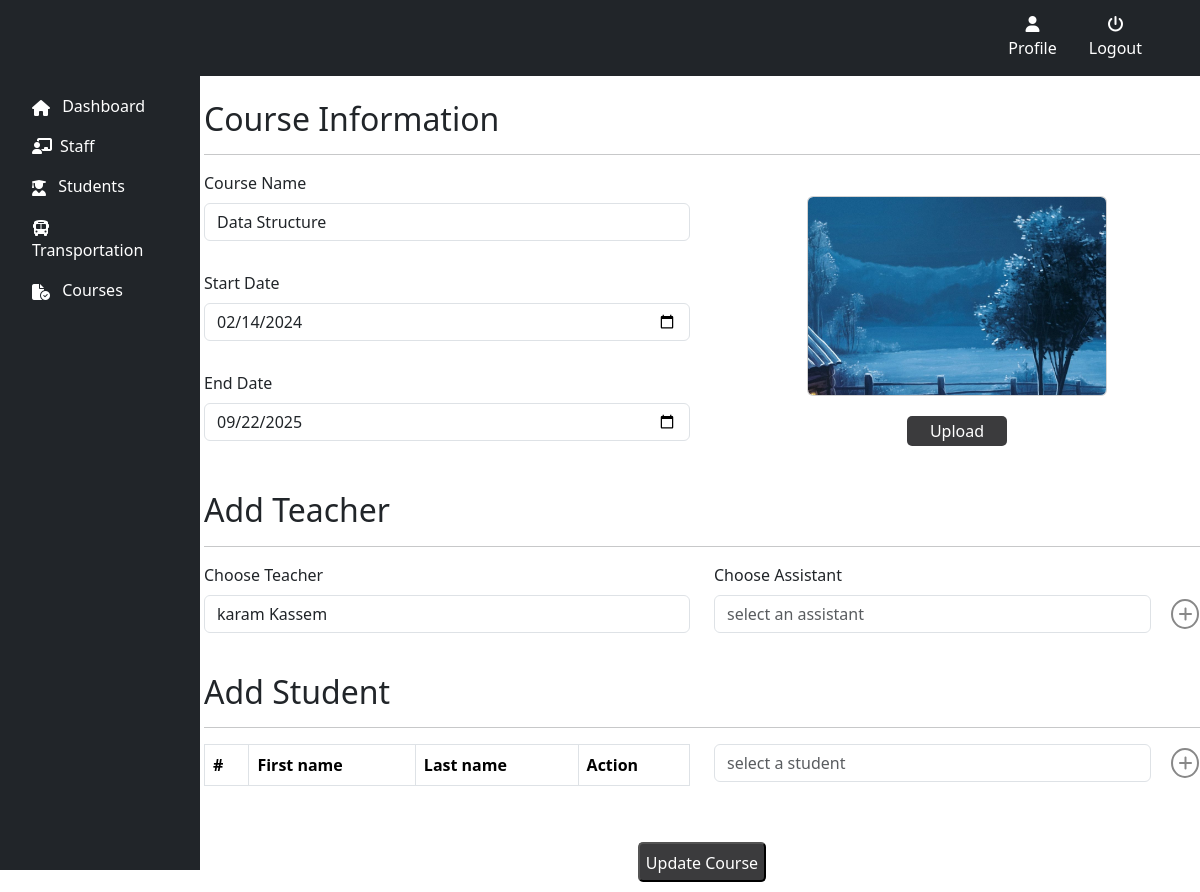
Page /php/admin/edit_course.php?edit_course=3 (signed in) on the committed database.
### tables this page shows
CREATE TABLE `course` (
  `course_id` int(42) NOT NULL,
  `course_name` varchar(30) NOT NULL,
  `teacher_id` int(30) DEFAULT NULL,
  `image_path` varchar(255) NOT NULL,
  `start_date` varchar(50) NOT NULL,
  `end_date` varchar(50) NOT NULL
);

CREATE TABLE `teacher` (
  `teacher_id` int(30) NOT NULL,
  `first_name` varchar(30) NOT NULL,
  `last_name` varchar(30) NOT NULL,
  `email` varchar(50) NOT NULL,
  `job_description` text NOT NULL
);

### php/admin/edit_course.php (the view, shortened to what this page needs)
    <?php
include_once '../include/admin_checkout.php';
if(isset($_GET['edit_course'])){
    $course_id = $_GET['edit_course'];
    $sql = "SELECT course.*, teacher.*
            FROM course , teacher
            WHERE course.teacher_id=teacher.teacher_id
            AND course.course_id = ? ";
    if ($stmt = mysqli_prepare($connection, $sql)) {
        mysqli_stmt_bind_param($stmt, "i", $course_id);
        if(mysqli_stmt_execute($stmt)){
            $result = mysqli_stmt_get_result($stmt);
            if (mysqli_num_rows($result) > 0)
                $data = mysqli_fetch_array($result);
        }
    }
}
?>
<!DOCTYPE html>
<html lang="en">
<head>
    <link rel="stylesheet" href="../../external/bootstrap/bootstrap.min.css">
    <link rel="stylesheet" href="../../external/fontawesome/css/all.min.css">
    <link rel="stylesheet" href="../../external/fontawesome/css/fontawesome.min.css">
    <link rel="stylesheet" href="../../css/add_course.css">
</head>
<?php
include '../include/navbar.php';
?>
<body>
    <div class="row">
        <div class="col-md-2">
            <?php include '../include/sidebar.php'; ?>
        </div>
        <div class="col-md-10" style="margin: 30px 0 10px 0;">
            <form action="" method="POST" enctype="multipart/form-data">
                <h2>Course Information</h2>
                <hr>
                <div class="row" style="margin-bottom: 20px;">
                    <div class="col-md-6 col-sm-12">
                        <div class="space">
                            <label for="course_name" class="form-label">Course Name</label>
                            <input type="text" class="form-control" id="course_name" name="course_name" value="<?php echo $data['course_name'] ?>" required>
                        </div>
                        <div class="space">
                            <label for="start_date" class="form-label">Start Date</label>
                            <input type="date" class="form-control" id="start_date" name="start_date" value="<?php echo $data['start_date'] ?>" required>
                        </div>
                        <div class="space">
                            <label for="end_date" class="form-label">End Date</label>
                            <input type="date" class="form-control" id="end_date" name="end_date" value="<?php echo $data['end_date'] ?>" required>
                        </div>
                    </div>
                    <div class="col-md-6 col-sm-12 image_div" >
                        <div class="card" style="height: 200px; width:300px;">
                            <img src='<?php echo $data['image_path']; ?>' id="course_image">
                        </div>
                        <label for="image_file">Upload</label>
                    </div>
                </div>
                <h2>Add Teacher</h2>
                <hr>
                <div class="row teacher" style="margin-bottom: 30px;">
                    <div class="col-md-6 col-sm-12">
                        <label class="form-label" for="select_teacher">Choose Teacher</label>
                        <div class="teacher">
                            <input type="text" class="form-control" id="select_teacher" name="select_teacher" value='<?php echo $data['first_name'].' '.$data['last_name'] ; ?>' placeholder="select a teacher">
                        </div>
                    </div>
                    <div class="col-md-6 col-sm-12">
                        <label class="form-label" for="select_assistant">Choose Assistant</label>
                        <div class="select_assistant">
                            <div class="assistant">
                                <input type="text" class="form-control" id="select_assistant" name="select_assistant" placeholder="select an assistant">
                            </div>
                            <div>
                                <i class="fa-solid fa-plus" id="add_assistant" onclick="add_assistant(this)"></i>
                            </div>
                        </div>
                    </div>
                </div>
                <h2>Add Student</h2>
                <hr>
                <div class="row" style="margin-bottom: 20px;">
                    <div class="col-md-6 col-sm-12">
                        <table class="table table-striped table-hover table-bordered">
                            <thead>
                                <tr>
                                    <th>#</th>
                                    <th>First name</th>
                                    <th>Last name</th>
                                    <th>Action</th>
                                </tr>
                            </thead>
                        </table>
                    </div>
                    <div class="col-md-6 col-sm-12">
                        <div class="select_student">
                            <div class="student">
                                <input type="text" class="form-control" id="select_student" name="select_student" placeholder="select a student">
                            </div>
                            <div>
                                <i class="fa-solid fa-plus" id="add_student" onclick="add_student(this)"></i>
                            </div>
                        </div>
                    </div>
                </div>
                <div class="add_course">
                    <button name="updata_course" onclick="update_databse()">Update Course</button>
                </div>
            </form>
        </div>
    </div>
    </body>
</html>

### css/add_course.css (style rules this page uses)
.space { margin-bottom: 30px; }
.card img { width: 100%; height: 100%; border-radius: 0.34rem; object-fit: cover; }
.image_div { display: flex; justify-content: center; align-items: center; flex-direction: column; }
.image_div label { display: block; width: 100px; height: 30px; padding-top: 3px; color: white; text-align: center; margin: 20px 0 0 0 ; border-radius: 5px; background-color:#3b3b3d; cursor: pointer; }
.select_assistant, .select_student { display: flex; justify-content: start; align-items: center; }
.select_assistant i, .select_student i, .added_assistant i { margin-left: 20px; color: #888; border: 2px solid #888; padding: 5px; border-radius: 50%; }
.assistant, .student { width:90%; position: relative; }
.teacher { position: relative; }
.add_course { text-align: center; margin-top: 20px; }
.add_course button { width:fit-content; height: 40px; padding-top: 3px; color: white; margin: 20px 0 0 0 ; border-radius: 5px; background-color:#3b3b3d; cursor: pointer; }

### php/include/navbar.php (style rules this page uses)
body { padding-top: 70px; }

### rows in the picture
course: course_name "Data Structure", start_date "02/14/2024", end_date "09/22/2025", select_teacher "karam Kassem"
